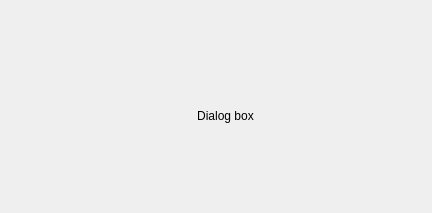
<?xml version="1.0" encoding="UTF-8"?>
<ui version="4.0">
 <class>Dialog</class>
 <widget class="QDialog" name="Dialog">
  <property name="geometry">
   <rect>
    <x>0</x>
    <y>0</y>
    <width>432</width>
    <height>213</height>
   </rect>
  </property>
  <property name="windowTitle">
   <string>Dialog</string>
  </property>
  <widget class="QLabel" name="label2">
   <property name="geometry">
    <rect>
     <x>110</x>
     <y>80</y>
     <width>231</width>
     <height>71</height>
    </rect>
   </property>
   <property name="text">
    <string>Dialog box</string>
   </property>
   <property name="alignment">
    <set>Qt::AlignCenter</set>
   </property>
  </widget>
 </widget>
 <resources/>
 <connections/>
</ui>
